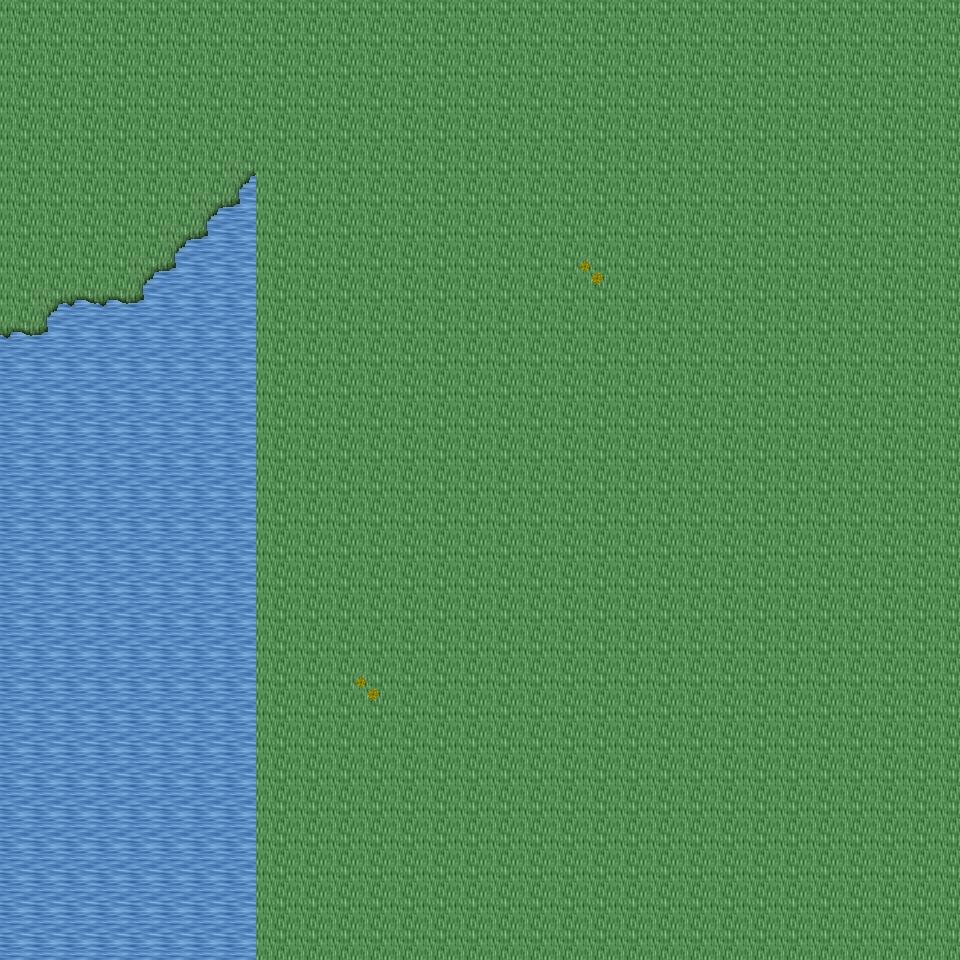

This is a level from a 2D game, rendered from its Tiled map with the project's own tilesets. A one-line summary and the map file follow, with tile-layer data summarised:
An orthogonal 30x30 tile map with 32x32 px tiles, 6 tile layers (Ground, Object, Object2, Above, ...), 12 tilesets and 2 objects (2x mapExit).

<map version="1.0" orientation="orthogonal" renderorder="right-down" width="30" height="30" tilewidth="32" tileheight="32" nextobjectid="3">
  <tileset firstgid="1" name="tileset_ground_ground" tilewidth="32" tileheight="32" tilecount="33" columns="3">
    <image source="../drawable/tileset_ground_ground.png" width="96" height="352" />
  </tileset>
  <tileset firstgid="34" name="tileset_ground_water_pool" tilewidth="32" tileheight="32" tilecount="72" columns="3">
    <image source="../drawable/tileset_ground_water_pool.png" width="96" height="768" />
  </tileset>
  <tileset firstgid="106" name="tileset_ground_grass_edges" tilewidth="32" tileheight="32" tilecount="36" columns="12">
    <image source="../drawable/tileset_ground_grass_edges.png" width="384" height="96" />
  </tileset>
  <tileset firstgid="142" name="tileset_ground_grass_corners" tilewidth="32" tileheight="32" tilecount="24" columns="6">
    <image source="../drawable/tileset_ground_grass_corners.png" width="192" height="128" />
  </tileset>
  <tileset firstgid="166" name="tileset_building_wall_wood" tilewidth="32" tileheight="32" tilecount="16" columns="4">
    <image source="../drawable/tileset_building_wall_wood.png" width="128" height="128" />
  </tileset>
  <tileset firstgid="182" name="tileset_plant_grasses" tilewidth="32" tileheight="32" tilecount="6" columns="3">
    <image source="../drawable/tileset_plant_grasses.png" width="96" height="64" />
  </tileset>
  <tileset firstgid="188" name="tileset_plant_flower_daisy_yellow" tilewidth="32" tileheight="32" tilecount="8" columns="2">
    <image source="../drawable/tileset_plant_flower_daisy_yellow.png" width="64" height="128" />
  </tileset>
  <tileset firstgid="196" name="tileset_plant_flower_daisy_blue" tilewidth="32" tileheight="32" tilecount="8" columns="2">
    <image source="../drawable/tileset_plant_flower_daisy_blue.png" width="64" height="128" />
  </tileset>
  <tileset firstgid="204" name="tileset_building_door_door_w" tilewidth="32" tileheight="32" tilecount="6" columns="2">
    <image source="../drawable/tileset_building_door_door_w.png" width="64" height="96" />
  </tileset>
  <tileset firstgid="210" name="tileset_building_door_door_e" tilewidth="32" tileheight="32" tilecount="6" columns="2">
    <image source="../drawable/tileset_building_door_door_e.png" width="64" height="96" />
  </tileset>
  <tileset firstgid="216" name="tileset_logic_creature_animal" tilewidth="32" tileheight="32" tilecount="32" columns="8">
    <image source="../drawable/tileset_logic_creature_animal.png" width="256" height="128" />
  </tileset>
  <tileset firstgid="248" name="tileset_logic_collision" tilewidth="32" tileheight="32" tilecount="1" columns="1">
    <image source="../drawable/tileset_logic_collision.png" width="32" height="32" />
  </tileset>
  <layer name="Ground" width="30" height="30">
    <data>[900 cells, 900 non-empty, 2 distinct tile ids]</data>
  </layer>
  <layer name="Object" width="30" height="30">
    <data>[900 cells, 13 non-empty, 3 distinct tile ids]</data>
  </layer>
  <layer name="Object2" width="30" height="30">
    <data>[900 cells, 2 non-empty, 1 distinct tile ids]</data>
  </layer>
  <layer name="Above" width="30" height="30">
    <data>[900 cells, 0 non-empty, 0 distinct tile ids]</data>
  </layer>
  <layer name="Above2" width="30" height="30">
    <data>[900 cells, 0 non-empty, 0 distinct tile ids]</data>
  </layer>
  <layer name="Walkable" width="30" height="30">
    <data>[900 cells, 0 non-empty, 0 distinct tile ids]</data>
  </layer>
  <objectgroup name="MapEvents">
    <object id="1" name="south" type="mapExit" x="0" y="928" width="960" height="32">
      <properties>
        <property name="map" value="level_0_x191_y94" />
        <property name="x" value="0" />
        <property name="y" value="1" />
      </properties>
    </object>
    <object id="2" name="west" type="mapExit" x="0" y="0" width="32" height="960">
      <properties>
        <property name="map" value="level_0_x190_y93" />
        <property name="x" value="28" />
        <property name="y" value="0" />
      </properties>
    </object>
  </objectgroup>
</map>
